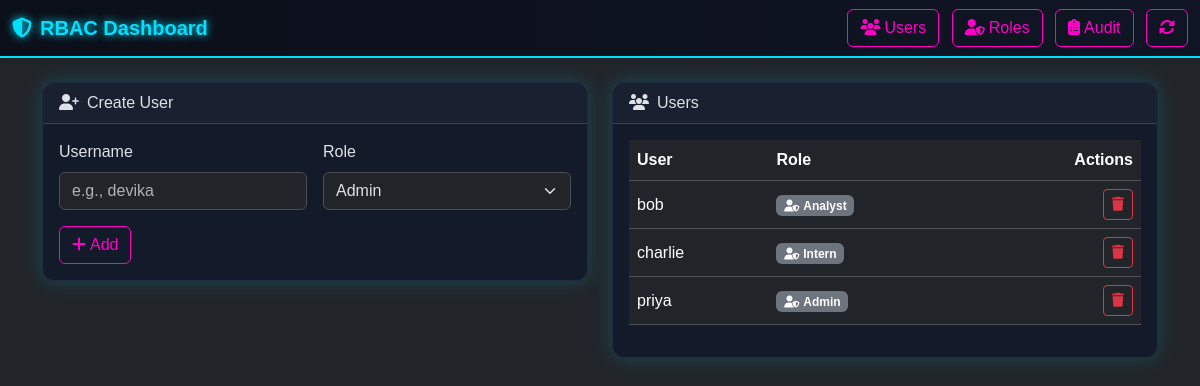
Screenshot of /users with the database file from the repository.
### models.py (models this page shows)
class User(Base):
    __tablename__ = "users"
    id = Column(Integer, primary_key=True)
    username = Column(String, unique=True, nullable=False)
    role_id = Column(Integer, ForeignKey("roles.id"))
    role = relationship("Role", back_populates="users")

class Role(Base):
    __tablename__ = "roles"
    id = Column(Integer, primary_key=True)
    name = Column(String, unique=True, nullable=False)
    users = relationship("User", back_populates="role")
    permissions = relationship("RolePermission", back_populates="role", cascade="all, delete-orphan")

### app.py (the view, shortened to what this page needs)
@app.route("/users", methods=["GET", "POST"])
def users():
    s = Session()
    roles = s.query(Role).all()
    users = s.query(User).all()
    return render_template("users.html", users=users, roles=roles)

### app.py (called while the page is built)
@app.teardown_appcontext
def shutdown_session(exception=None):
    Session.remove()

### templates/users.html
{% extends "layout.html" %}
{% block content %}
<div class="row g-4">
  <div class="col-lg-6">
    <div class="card neon-card">
      <div class="card-header"><i class="fa-solid fa-user-plus me-2"></i>Create User</div>
      <div class="card-body">
        <form method="post" class="row g-3">
          <div class="col-6">
            <label class="form-label">Username</label>
            <input name="username" class="form-control" placeholder="e.g., devika" />
          </div>
          <div class="col-6">
            <label class="form-label">Role</label>
            <select name="role_id" class="form-select">
              {% for r in roles %}<option value="{{ r.id }}">{{ r.name }}</option>{% endfor %}
            </select>
          </div>
          <div class="col-12">
            <button class="btn btn-neon" type="submit"><i class="fa-solid fa-plus me-1"></i>Add</button>
          </div>
        </form>
      </div>
    </div>
  </div>
  <div class="col-lg-6">
    <div class="card neon-card">
      <div class="card-header"><i class="fa-solid fa-users me-2"></i>Users</div>
      <div class="card-body">
        <table class="table table-dark table-hover align-middle">
          <thead><tr><th>User</th><th>Role</th><th class="text-end">Actions</th></tr></thead>
          <tbody>
            {% for u in users %}
            <tr>
              <td>{{ u.username }}</td>
              <td><span class="badge bg-secondary"><i class="fa-solid fa-user-shield me-1"></i>{{ u.role.name }}</span></td>
              <td class="text-end">
                <form method="post" action="{{ url_for('delete_user', user_id=u.id) }}">
                  <button class="btn btn-sm btn-outline-danger"><i class="fa-solid fa-trash"></i></button>
                </form>
              </td>
            </tr>
            {% endfor %}
          </tbody>
        </table>
      </div>
    </div>
  </div>
</div>
{% endblock %}

### static/css/neon.css (style rules this page uses)
:root { --neon-blue: #00e0ff; --neon-pink: #ff00c8; --neon-green: #1aff80; --bg-dark: #0b0f19; --card-dark: #131a2a; }
body { background: var(--bg-dark); color: #e0e0e0; font-family: 'Orbitron', sans-serif; }
.btn-neon { border: 1px solid var(--neon-pink); color: var(--neon-pink); background: transparent; transition: all 0.3s ease; }
.card { background: var(--card-dark); border: 1px solid #1f2942; box-shadow: 0 0 20px rgba(0, 224, 255, 0.2); border-radius: 12px; }

### rows the page displays
User: username "bob", role.name "Analyst"
User: username "charlie", role.name "Intern"
User: username "priya", role.name "Admin"

### other values shown
form field role_id "Admin"
